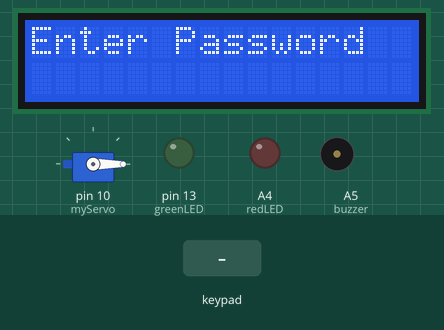
Simulated run of this sketch. Board: Arduino Uno, built with avr-gcc and run on an emulated ATmega328P. Parts: 16×2 character LCD, servo, output pins drawn as LEDs (lit = HIGH), buzzer (waves = sounding). The test bench sets the inputs (shaded band).

Above: at 1.2 s.
1.3 s: keypad keys 9 8 7 6 # pressed 0.4 s apart
At 3.1 s:
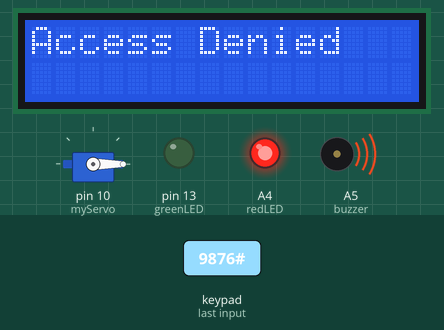
6.3 s: key 'A' pressed
At 7.5 s:
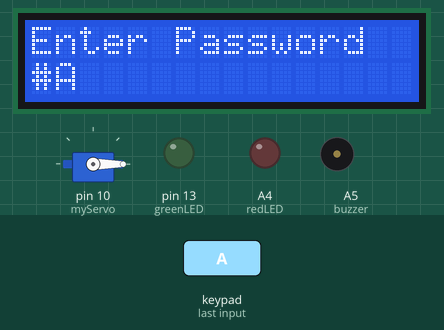
7.8 s: key 'B' pressed
At 8.9 s:
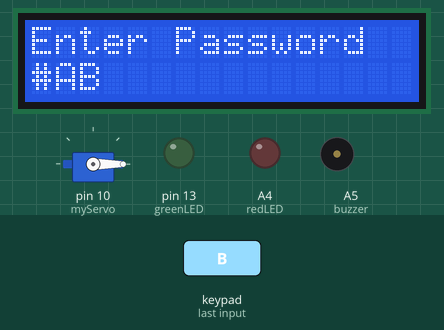
9.3 s: keypad keys 1 2 3 4 * pressed 0.4 s apart
At 17.1 s:
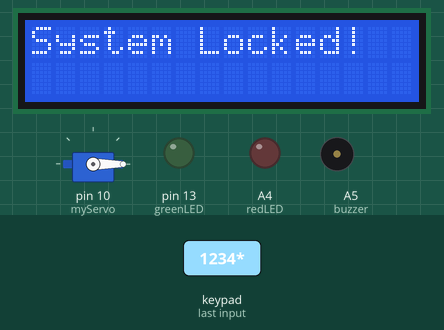
17.3 s: keypad keys 1 2 3 4 pressed 0.4 s apart
At 21.56 s:
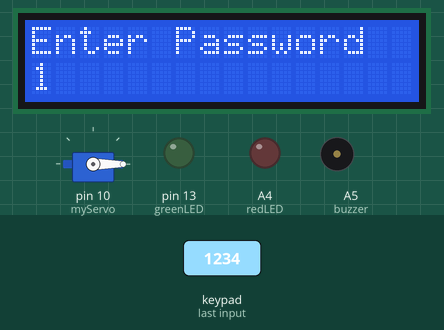
21.9 s: key 'C' pressed
At 27.3 s:
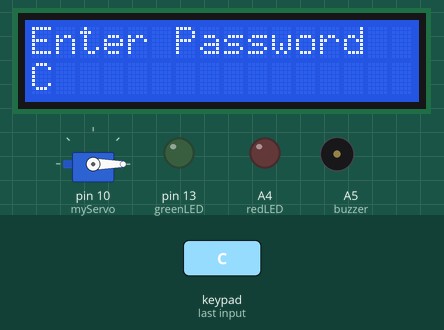
Timing chart, 0 to 27.8 s (numbered marks = the images above; inputs shaded):
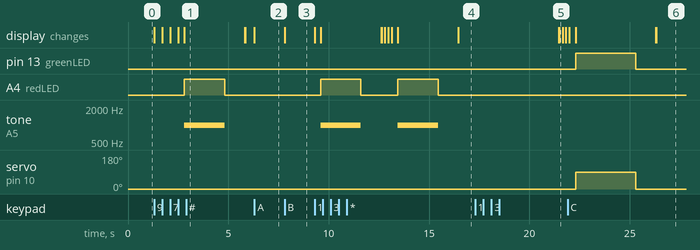

The sketch:

Door_Lock_System.ino
```cpp
#include <LiquidCrystal.h>
#include <Keypad.h>
#include <Servo.h>
LiquidCrystal lcd(12, 11, 5, 4, 3, 2);
Servo myServo;
const byte ROWS = 4;
const byte COLS = 4;
char keys[ROWS][COLS] = {
  {'1','2','3','A'},
  {'4','5','6','B'},
  {'7','8','9','C'},
  {'*','0','#','D'}
};
byte rowPins[ROWS] = {9,8,7,6};
byte colPins[COLS] = {A0,A1,A2,A3};
Keypad keypad = Keypad(makeKeymap(keys), rowPins, colPins, ROWS, COLS);
String correctPassword = "1234";
String enteredPassword = "";
int greenLED = 13;
int redLED = A4;
int buzzer = A5;
int attempts = 0;
void setup() {
  lcd.begin(16,2);
  lcd.print("Enter Password");
  myServo.attach(10);
  myServo.write(0);
  pinMode(greenLED, OUTPUT);
  pinMode(redLED, OUTPUT);
  pinMode(buzzer, OUTPUT);
}
void loop() {
  if(attempts >= 3){
    lcd.clear();
    lcd.print("System Locked!");
    delay(5000);
    attempts = 0;
    lcd.clear();
    lcd.print("Enter Password");
  }
  char key = keypad.getKey();
  if(key){
    enteredPassword += key;
    lcd.setCursor(0,1);
    lcd.print(enteredPassword);
  }
  if(enteredPassword.length() == 4){
    delay(300);
    lcd.clear();
    if(enteredPassword == correctPassword){
      lcd.print("Access Granted");
      digitalWrite(greenLED, HIGH);
      myServo.write(90);
      delay(3000);
      myServo.write(0);
      digitalWrite(greenLED, LOW);
      attempts = 0;
    }
    else{
      lcd.print("Access Denied");
      digitalWrite(redLED, HIGH);
      tone(buzzer, 1000);
      delay(2000);
      noTone(buzzer);
      digitalWrite(redLED, LOW);
      attempts++;
    }
    enteredPassword = "";
    delay(1000);
    lcd.clear();
    lcd.print("Enter Password");
  }
}
```

Measured:
- after the input at 1.3 s, A4 (redLED): LOW → HIGH after 1.5 s, → LOW 2.0 s later; tone on A5 (buzzer): silent → 1000 Hz after 1.5 s, → silent 2.0 s later; the display: first changes at once (image 1 shows a later state)
- after the input at 6.3 s, the display: changes at once (image 2)
- after the input at 7.8 s, the display: changes at once (image 3)
- after the input at 9.3 s, A4 (redLED): alternates HIGH for 2.0 s and LOW for 1.8 s, starting after 0.31 s; tone on A5 (buzzer): alternates 1000 Hz for 2.0 s and silent for 1.8 s, starting after 0.31 s; the display: first changes at once (image 4 shows a later state)
- after the input at 17.3 s, the display: first differs from a run without the input after 4.2 s (image 5)
- after the input at 21.9 s, the display: first differs from a run without the input after 4.4 s (image 6)
